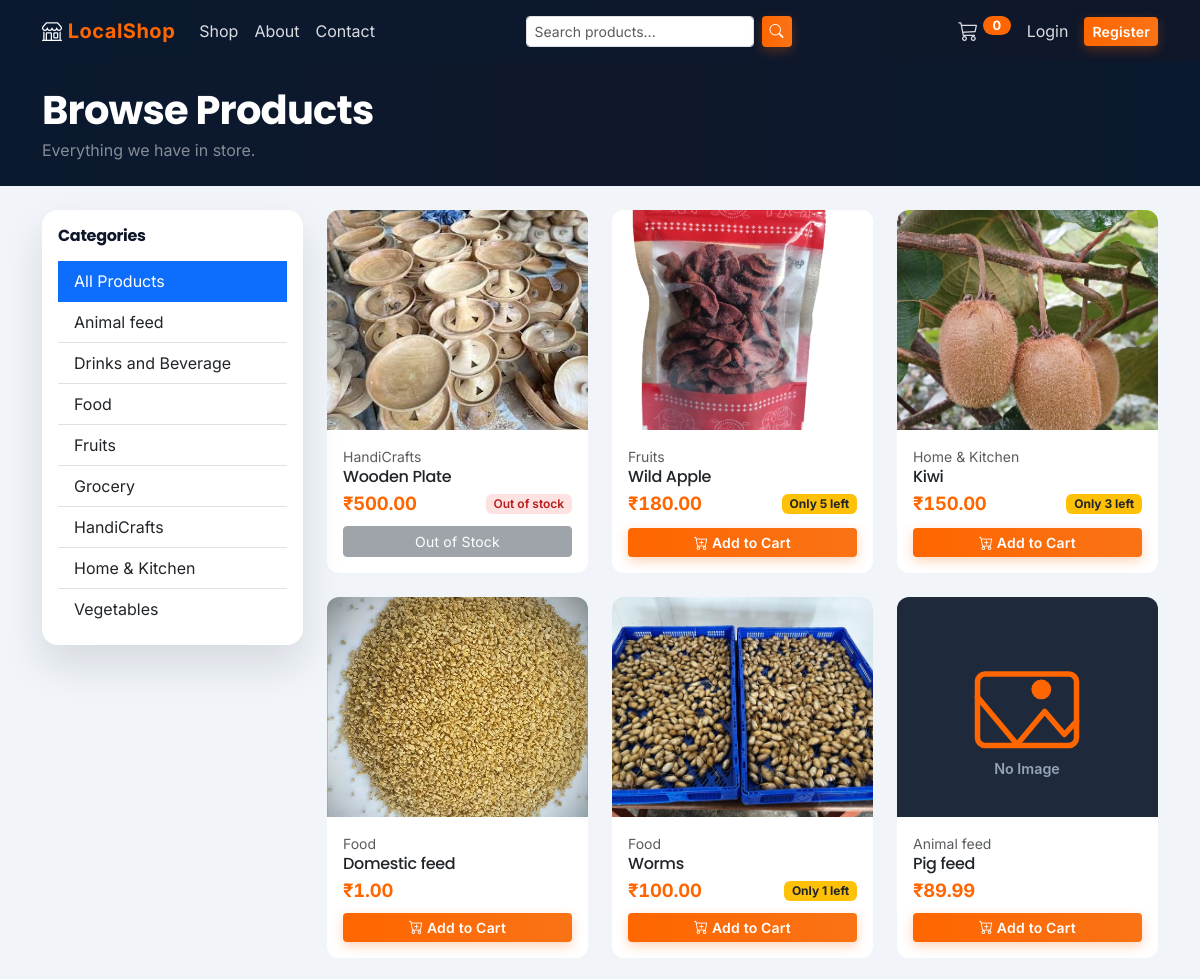
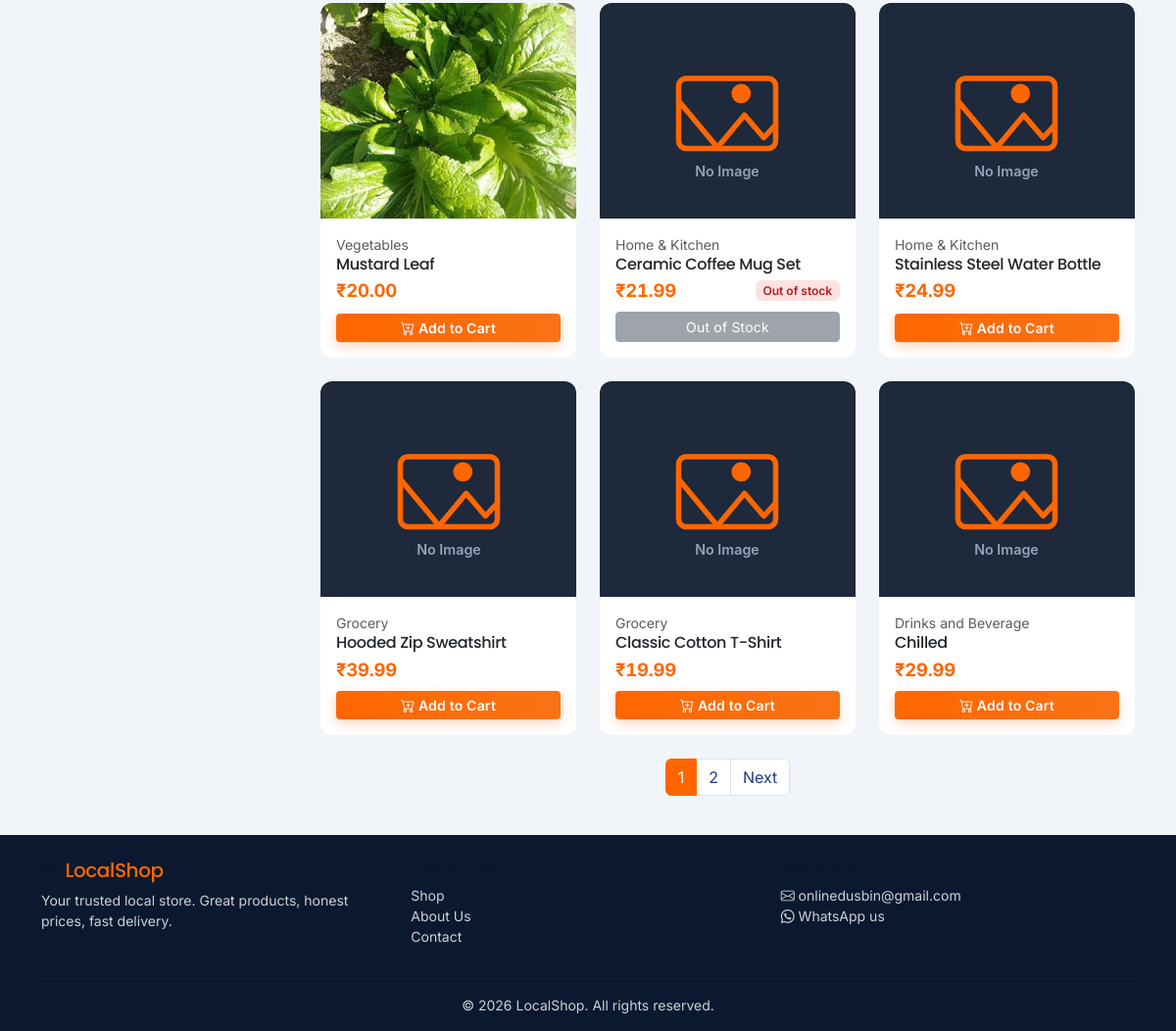
/store/, run on the app's committed database (2 pictures, top to bottom).
### store/models.py (models this page shows, shortened)
class Category(models.Model):
    name = models.CharField(max_length=100, unique=True)
    slug = models.SlugField(max_length=120, unique=True)
    description = models.TextField(blank=True)
    image = models.ImageField(upload_to='categories/', blank=True, null=True)
    is_active = models.BooleanField(default=True)
    created_at = models.DateTimeField(auto_now_add=True)
    class Meta:
        verbose_name_plural = 'Categories'
        ordering = ('name',)

class Product(models.Model):
    category = models.ForeignKey(Category, on_delete=models.CASCADE, related_name='products')
    name = models.CharField(max_length=200)
    slug = models.SlugField(max_length=220, unique=True)
    description = models.TextField(blank=True)
    price = models.DecimalField(max_digits=10, decimal_places=2)
    stock = models.PositiveIntegerField(default=0)
    image = models.ImageField(upload_to='products/', blank=True, null=True)
    is_active = models.BooleanField(default=True)
    is_deleted = models.BooleanField(default=False, help_text='Soft-delete flag used by the dashboard.')
    created_at = models.DateTimeField(auto_now_add=True)
    updated_at = models.DateTimeField(auto_now=True)
    class Meta:
        ordering = ('-created_at',)
    def get_absolute_url(self):
        return reverse('store:product_detail', args=[self.slug])
    @property
    def in_stock(self):
        return self.stock > 0
    @property
    def out_of_stock(self):
        return self.stock == 0

class ContactSettings(models.Model):
    email = models.EmailField(
        blank=True,
        help_text='Shown on the contact page and used as the fallback recipient for the contact form.',
    )
    phone = models.CharField(
        max_length=30,
        blank=True,
        help_text='Tap-to-call number. Spaces, dashes and a leading + are fine.',
    )
    whatsapp_number = models.CharField(
        max_length=20,
        blank=True,
        help_text='Digits only, including country code, e.g. 918837351115.',
    )
    address = models.TextField(blank=True, help_text='Shop address shown on the contact page.')
    opening_hours = models.CharField(
        max_length=120,
        blank=True,
        help_text='e.g. Mon - Sat: 9:00 AM - 8:00 PM',
    )
    updated_at = models.DateTimeField(auto_now=True)
    class Meta:
        verbose_name_plural = 'Contact settings'
    @classmethod
    def load(cls):
        obj, _ = cls.objects.get_or_create(
            pk=1,
            defaults={
                'email': getattr(settings, 'CONTACT_EMAIL', ''),
                'phone': getattr(settings, 'PHONE_NUMBER', ''),
                'whatsapp_number': getattr(settings, 'WHATSAPP_NUMBER', ''),
                'address': getattr(settings, 'SHOP_ADDRESS', ''),
                'opening_hours': getattr(settings, 'SHOP_HOURS', ''),
            },
        )
        return obj

### store/views.py (the view)
# urls.py: path('', RedirectView.as_view(pattern_name='store:product_list', permanent=False)),
def product_list(request):
    products = _visible_products()
    query = request.GET.get('q', '').strip()
    category_slug = request.GET.get('category', '').strip()
    if query:
        products = products.filter(
            Q(name__icontains=query) | Q(description__icontains=query)
        )
    if category_slug:
        products = products.filter(category__slug=category_slug)
    categories = Category.objects.filter(is_active=True)
    paginator = Paginator(products, 12)
    page_obj = paginator.get_page(request.GET.get('page'))
    context = {
        'products': page_obj,
        'categories': categories,
        'query': query,
        'selected_category': category_slug,
    }
    return render(request, 'store/product_list.html', context)

### templates/store/product_list.html (shortened to what this page needs)
{% extends 'base.html' %}
{% load static %}
{% load shop_extras %}
{% block content %}
<section class="section-navy py-4">
    <div class="container">
        <h1 class="fw-bold mb-1">Browse Products</h1>
        <p class="text-white-50 mb-0">{% if query %}Results for "<span class="text-accent">{{ query }}</span>"{% else %}Everything we have in store.{% endif %}</p>
    </div>
</section>
<section class="py-4">
    <div class="container">
        <div class="row g-4">
            <div class="col-lg-3">
                <div class="card auth-card p-3 category-filter sticky-lg-top" style="top: 90px;">
                    <h6 class="fw-bold mb-3 d-none d-lg-block">Categories</h6>
                    <div class="list-group list-group-flush">
                        <a href="{% url 'store:product_list' %}"
                           class="list-group-item list-group-item-action {% if not selected_category %}active{% endif %}">
                            All Products
                        </a>
                        {% for category in categories %}
                        <a href="{% url 'store:product_list' %}?category={{ category.slug }}"
                           class="list-group-item list-group-item-action {% if selected_category == category.slug %}active{% endif %}">
                            {{ category.name }}
                        </a>
                        {% empty %}
                        <div class="text-muted small">No categories yet.</div>
                        {% endfor %}
                    </div>
                </div>
            </div>
            <div class="col-lg-9">
                <div class="row g-4">
                    {% for product in products %}
                    <div class="col-6 col-md-4">
                        <div class="card card-product h-100">
                            <a href="{{ product.get_absolute_url }}" class="product-img-wrap d-block">
                                {% if product.image %}
                                <img src="{{ product.image.url }}" alt="{{ product.name }}">
                                {% else %}
                                <img src="{% static 'img/no-image.svg' %}" alt="{{ product.name }}">
                                {% endif %}
                            </a>
                            <div class="card-body d-flex flex-column">
                                <div class="small text-muted">{{ product.category.name }}</div>
                                <h6 class="card-title mb-1">{{ product.name }}</h6>
                                <div class="d-flex justify-content-between align-items-center mb-2">
                                    <span class="price-tag">{{ product.price|money }}</span>
                                    {% if product.stock <= 5 and product.in_stock %}
                                    <span class="badge bg-warning text-dark">Only {{ product.stock }} left</span>
                                    {% elif product.out_of_stock %}
                                    <span class="badge badge-out-of-stock">Out of stock</span>
                                    {% endif %}
                                </div>
                                <form method="post" action="{% url 'cart:add' product.pk %}" class="mt-auto">
                                    {% if product.in_stock %}
                                    <button class="btn btn-accent btn-sm w-100" type="submit"><i class="bi bi-cart-plus"></i> Add to Cart</button>
                                    {% else %}
                                    <button class="btn btn-secondary btn-sm w-100" type="button" disabled>Out of Stock</button>
                                    {% endif %}
                                </form>
                            </div>
                        </div>
                    </div>
                    {% endfor %}
                </div>
                {% if products.has_other_pages %}
                <nav class="mt-4" aria-label="Product pages">
                    <ul class="pagination justify-content-center">
                        {% for num in products.paginator.page_range %}
                        <li class="page-item {% if products.number == num %}active{% endif %}">
                            <a class="page-link" href="?page={{ num }}{% if query %}&q={{ query }}{% endif %}{% if selected_category %}&category={{ selected_category }}{% endif %}">{{ num }}</a>
                        </li>
                        {% endfor %}
                        {% if products.has_next %}
                        <li class="page-item"><a class="page-link" href="?page={{ products.next_page_number }}{% if query %}&q={{ query }}{% endif %}{% if selected_category %}&category={{ selected_category }}{% endif %}">Next</a></li>
                        {% endif %}
                    </ul>
                </nav>
                {% endif %}
            </div>
        </div>
    </div>
</section>
{% endblock %}

### templates/base.html (shortened to what this page needs)
{% load static %}
<!DOCTYPE html>
<html lang="en">
<head>
    <link href="https://cdn.jsdelivr.net/npm/bootstrap@5.3.3/dist/css/bootstrap.min.css" rel="stylesheet">
    <link href="https://cdn.jsdelivr.net/npm/bootstrap-icons@1.11.3/font/bootstrap-icons.min.css" rel="stylesheet">
    <link href="{% static 'css/localshop.css' %}" rel="stylesheet">
</head>
<body>
<nav class="navbar navbar-expand-lg navbar-dark navbar-localshop sticky-top">
    <div class="container">
        <a class="navbar-brand" href="{% url 'pages:home' %}">
            <i class="bi bi-shop"></i> <span class="accent">{{ shop_name }}</span>
        </a>
        <div class="collapse navbar-collapse" id="mainNav">
            <ul class="navbar-nav me-auto mb-2 mb-lg-0">
                <li class="nav-item"><a class="nav-link" href="{% url 'store:product_list' %}">Shop</a></li>
                <li class="nav-item"><a class="nav-link" href="{% url 'pages:about' %}">About</a></li>
                <li class="nav-item"><a class="nav-link" href="{% url 'pages:contact' %}">Contact</a></li>
            </ul>
            <form class="d-flex me-lg-3 mb-2 mb-lg-0" method="get" action="{% url 'store:product_list' %}">
                <input class="form-control form-control-sm me-2" type="search" name="q" placeholder="Search products..."
                       value="{{ query|default:'' }}">
                <button class="btn btn-accent btn-sm" type="submit"><i class="bi bi-search"></i></button>
            </form>
            <ul class="navbar-nav ms-auto align-items-lg-center">
                <li class="nav-item">
                    <a class="nav-link position-relative" href="{% url 'cart:cart_detail' %}">
                        <i class="bi bi-cart3 fs-5"></i>
                        <span class="cart-badge">{{ cart_count|default:0 }}</span>
                    </a>
                </li>
                {% if user.is_authenticated %}
                <li class="nav-item dropdown">
                    <a class="nav-link dropdown-toggle" href="#" role="button" data-bs-toggle="dropdown">
                        <i class="bi bi-person-circle"></i> {{ user.username }}
                    </a>
                    <ul class="dropdown-menu dropdown-menu-end">
                        <li><a class="dropdown-item" href="{% url 'accounts:profile' %}">My Profile</a></li>
                        <li><a class="dropdown-item" href="{% url 'orders:history' %}">My Orders</a></li>
                        {% if user.is_staff_member %}
                        <li><a class="dropdown-item" href="{% url 'dashboard:home' %}">Dashboard</a></li>
                        {% endif %}
                        <li><hr class="dropdown-divider"></li>
                        <li>
                            <form method="post" action="{% url 'accounts:logout' %}">
                                {% csrf_token %}
                                <button class="dropdown-item" type="submit">Logout</button>
                            </form>
                        </li>
                    </ul>
                </li>
                {% else %}
                <li class="nav-item"><a class="nav-link" href="{% url 'accounts:login' %}">Login</a></li>
                <li class="nav-item"><a class="btn btn-accent btn-sm ms-2" href="{% url 'accounts:register' %}">Register</a></li>
                {% endif %}
            </ul>
        </div>
    </div>
</nav>
<main>
    {% block content %}{% endblock %}
</main>
<footer class="footer-localshop mt-auto pt-4 pb-3">
    <div class="container">
        <div class="row g-3">
            <div class="col-md-4">
                <h5><i class="bi bi-shop"></i> <span class="text-accent">{{ shop_name }}</span></h5>
                <p class="small mb-0">Your trusted local store. Great products, honest prices, fast delivery.</p>
            </div>
            <div class="col-md-4">
                <h6>Quick Links</h6>
                <ul class="list-unstyled small">
                    <li><a href="{% url 'store:product_list' %}">Shop</a></li>
                    <li><a href="{% url 'pages:about' %}">About Us</a></li>
                    <li><a href="{% url 'pages:contact' %}">Contact</a></li>
                </ul>
            </div>
            <div class="col-md-4">
                <h6>Get in Touch</h6>
                <ul class="list-unstyled small">
                    {% if gmail_link %}
                    <li><a href="{{ gmail_link }}" target="_blank"><i class="bi bi-envelope"></i> {{ contact_email }}</a></li>
                    {% endif %}
                    {% if whatsapp_number %}
                    <li><a href="https://wa.me/{{ whatsapp_number }}" target="_blank"><i class="bi bi-whatsapp"></i> WhatsApp us</a></li>
                    {% endif %}
                </ul>
            </div>
        </div>
        <hr class="my-3" style="border-color: rgba(255,255,255,.15);">
        <div class="text-center small">&copy; {% now 'Y' %} {{ shop_name }}. All rights reserved.</div>
    </div>
</footer>
</body>
</html>

### data on the page
Category: name "Animal feed"
Category: name "Drinks and Beverage"
Category: name "Food"
Category: name "Fruits"
Category: name "Grocery"
Category: name "HandiCrafts"
Category: name "Home & Kitchen"
Category: name "Vegetables"
Product: image (picture), category.name "HandiCrafts", name "Wooden Plate", price "₹500.00", stock "Out of stock"
Product: image (picture), category.name "Fruits", name "Wild Apple", price "₹180.00", stock "5", shows "Add to Cart"
Product: image (picture), category.name "Home & Kitchen", name "Kiwi", price "₹150.00", stock "3", shows "Add to Cart"
Product: image (picture), category.name "Food", name "Domestic feed", price "₹1.00", stock "Add to Cart"
Product: image (picture), category.name "Food", name "Worms", price "₹100.00", stock "1", shows "Add to Cart"
Product: category.name "Animal feed", name "Pig feed", price "₹89.99", stock "Add to Cart"
Product: image (picture), category.name "Vegetables", name "Mustard Leaf", price "₹20.00", stock "Add to Cart"
Product: category.name "Home & Kitchen", name "Ceramic Coffee Mug Set", price "₹21.99", stock "Out of stock"
Product: category.name "Home & Kitchen", name "Stainless Steel Water Bottle", price "₹24.99", stock "Add to Cart"
Product: category.name "Grocery", name "Hooded Zip Sweatshirt", price "₹39.99", stock "Add to Cart"
Product: category.name "Grocery", name "Classic Cotton T-Shirt", price "₹19.99", stock "Add to Cart"
Product: category.name "Drinks and Beverage", name "Chilled", price "₹29.99", stock "Add to Cart"
ContactSettings: email "onlinedusbin@gmail.com"

### other printed values
{{ shop_name }} "LocalShop"
{{ cart_count|default:0 }} "0"
{{ num }} "1" "2"
